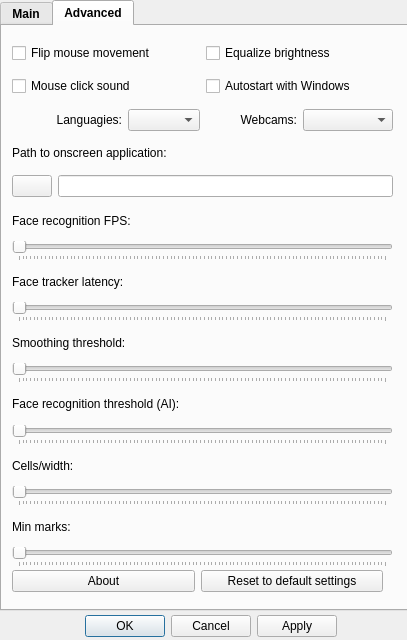
<?xml version="1.0" encoding="UTF-8"?>
<ui version="4.0">
 <class>OptionsDialog</class>
 <widget class="QDialog" name="OptionsDialog">
  <property name="geometry">
   <rect>
    <x>0</x>
    <y>0</y>
    <width>407</width>
    <height>640</height>
   </rect>
  </property>
  <property name="windowTitle">
   <string>Options</string>
  </property>
  <widget class="QDialogButtonBox" name="buttonBox">
   <property name="geometry">
    <rect>
     <x>20</x>
     <y>610</y>
     <width>381</width>
     <height>32</height>
    </rect>
   </property>
   <property name="orientation">
    <enum>Qt::Horizontal</enum>
   </property>
   <property name="standardButtons">
    <set>QDialogButtonBox::Apply|QDialogButtonBox::Cancel|QDialogButtonBox::Ok</set>
   </property>
   <property name="centerButtons">
    <bool>true</bool>
   </property>
  </widget>
  <widget class="QTabWidget" name="tabOptionsWidget">
   <property name="geometry">
    <rect>
     <x>0</x>
     <y>0</y>
     <width>431</width>
     <height>611</height>
    </rect>
   </property>
   <property name="font">
    <font>
     <bold>true</bold>
    </font>
   </property>
   <property name="currentIndex">
    <number>1</number>
   </property>
   <widget class="QWidget" name="tabMain">
    <attribute name="title">
     <string>Main</string>
    </attribute>
    <widget class="QWidget" name="verticalLayoutWidget_4">
     <property name="geometry">
      <rect>
       <x>10</x>
       <y>480</y>
       <width>381</width>
       <height>56</height>
      </rect>
     </property>
     <layout class="QVBoxLayout" name="timeToClickLayout">
      <item>
       <widget class="QLabel" name="timeToClickLabel">
        <property name="font">
         <font>
          <bold>false</bold>
         </font>
        </property>
        <property name="text">
         <string>Time to click, (sec): </string>
        </property>
       </widget>
      </item>
      <item>
       <widget class="QSlider" name="timeToClickSlider">
        <property name="orientation">
         <enum>Qt::Horizontal</enum>
        </property>
        <property name="tickPosition">
         <enum>QSlider::TicksBelow</enum>
        </property>
       </widget>
      </item>
     </layout>
    </widget>
    <widget class="QGroupBox" name="dwellGroupBox">
     <property name="geometry">
      <rect>
       <x>10</x>
       <y>340</y>
       <width>381</width>
       <height>131</height>
      </rect>
     </property>
     <property name="font">
      <font>
       <bold>true</bold>
      </font>
     </property>
     <property name="title">
      <string>Dwell parameters:</string>
     </property>
     <widget class="QWidget" name="horizontalLayoutWidget_3">
      <property name="geometry">
       <rect>
        <x>0</x>
        <y>20</y>
        <width>381</width>
        <height>121</height>
       </rect>
      </property>
      <layout class="QHBoxLayout" name="horizontalLayout">
       <item>
        <layout class="QVBoxLayout" name="dwellVerticalLayout">
         <item>
          <layout class="QVBoxLayout" name="smileAILayout_3">
           <item>
            <widget class="QLabel" name="timeToDwellLabel">
             <property name="font">
              <font>
               <bold>false</bold>
              </font>
             </property>
             <property name="text">
              <string>Dwell time, (sec): </string>
             </property>
            </widget>
           </item>
           <item>
            <widget class="QSlider" name="timeToDwellSlider">
             <property name="orientation">
              <enum>Qt::Horizontal</enum>
             </property>
             <property name="tickPosition">
              <enum>QSlider::TicksBelow</enum>
             </property>
            </widget>
           </item>
           <item>
            <widget class="QLabel" name="dwellDisplacementLabel">
             <property name="font">
              <font>
               <bold>false</bold>
              </font>
             </property>
             <property name="text">
              <string>Dwell displacement: </string>
             </property>
            </widget>
           </item>
           <item>
            <widget class="QSlider" name="dwellDisplacementSlider">
             <property name="orientation">
              <enum>Qt::Horizontal</enum>
             </property>
             <property name="tickPosition">
              <enum>QSlider::TicksBelow</enum>
             </property>
            </widget>
           </item>
          </layout>
         </item>
        </layout>
       </item>
       <item>
        <widget class="QLabel" name="dwellIcon">
         <property name="text">
          <string/>
         </property>
         <property name="pixmap">
          <pixmap resource="resources.qrc">:/images/res/dwell.png</pixmap>
         </property>
        </widget>
       </item>
      </layout>
     </widget>
    </widget>
    <widget class="QGroupBox" name="smileGroupBox">
     <property name="geometry">
      <rect>
       <x>10</x>
       <y>190</y>
       <width>385</width>
       <height>150</height>
      </rect>
     </property>
     <property name="font">
      <font>
       <bold>true</bold>
      </font>
     </property>
     <property name="title">
      <string>Smile parameters:</string>
     </property>
     <widget class="QWidget" name="horizontalLayoutWidget_2">
      <property name="geometry">
       <rect>
        <x>0</x>
        <y>80</y>
        <width>381</width>
        <height>61</height>
       </rect>
      </property>
      <layout class="QHBoxLayout" name="smileAIHorizontalLayout">
       <item>
        <layout class="QVBoxLayout" name="smileAILayout">
         <item>
          <widget class="QLabel" name="smileAILabel">
           <property name="font">
            <font>
             <bold>false</bold>
            </font>
           </property>
           <property name="text">
            <string>Recognition threshold (AI): </string>
           </property>
          </widget>
         </item>
         <item>
          <widget class="QSlider" name="smileAISlider">
           <property name="orientation">
            <enum>Qt::Horizontal</enum>
           </property>
           <property name="tickPosition">
            <enum>QSlider::TicksBelow</enum>
           </property>
          </widget>
         </item>
        </layout>
       </item>
       <item>
        <widget class="QLabel" name="smileAIIcon">
         <property name="text">
          <string/>
         </property>
         <property name="pixmap">
          <pixmap resource="resources.qrc">:/images/res/AI.png</pixmap>
         </property>
         <property name="alignment">
          <set>Qt::AlignRight|Qt::AlignTrailing|Qt::AlignVCenter</set>
         </property>
        </widget>
       </item>
      </layout>
     </widget>
     <widget class="QWidget" name="horizontalLayoutWidget">
      <property name="geometry">
       <rect>
        <x>0</x>
        <y>20</y>
        <width>381</width>
        <height>59</height>
       </rect>
      </property>
      <layout class="QHBoxLayout" name="smileAngleHorizontalLayout">
       <item>
        <layout class="QVBoxLayout" name="smileAngleLayout">
         <item>
          <widget class="QLabel" name="smileAngleLabel">
           <property name="font">
            <font>
             <bold>false</bold>
            </font>
           </property>
           <property name="text">
            <string>Smile angle (geometric): </string>
           </property>
          </widget>
         </item>
         <item>
          <widget class="QSlider" name="smileAngleSlider">
           <property name="orientation">
            <enum>Qt::Horizontal</enum>
           </property>
           <property name="tickPosition">
            <enum>QSlider::TicksBelow</enum>
           </property>
          </widget>
         </item>
        </layout>
       </item>
       <item>
        <widget class="QLabel" name="smileAngleIcon">
         <property name="text">
          <string/>
         </property>
         <property name="pixmap">
          <pixmap resource="resources.qrc">:/images/res/GEO.png</pixmap>
         </property>
         <property name="alignment">
          <set>Qt::AlignRight|Qt::AlignTrailing|Qt::AlignVCenter</set>
         </property>
        </widget>
       </item>
      </layout>
     </widget>
    </widget>
    <widget class="QGroupBox" name="speedGroupBox">
     <property name="geometry">
      <rect>
       <x>10</x>
       <y>10</y>
       <width>421</width>
       <height>181</height>
      </rect>
     </property>
     <property name="font">
      <font>
       <bold>true</bold>
      </font>
     </property>
     <property name="title">
      <string>Speed parameters:</string>
     </property>
     <widget class="QWidget" name="verticalLayoutWidget">
      <property name="geometry">
       <rect>
        <x>0</x>
        <y>15</y>
        <width>381</width>
        <height>178</height>
       </rect>
      </property>
      <layout class="QVBoxLayout" name="speedLayout">
       <item>
        <widget class="QLabel" name="horizontalSpeedLabel">
         <property name="font">
          <font>
           <bold>false</bold>
          </font>
         </property>
         <property name="text">
          <string>Horizontal mouse speed (X): </string>
         </property>
        </widget>
       </item>
       <item>
        <widget class="QSlider" name="horizontalSpeedSlider">
         <property name="orientation">
          <enum>Qt::Horizontal</enum>
         </property>
         <property name="tickPosition">
          <enum>QSlider::TicksBelow</enum>
         </property>
        </widget>
       </item>
       <item>
        <widget class="QLabel" name="verticalSpeedLabel">
         <property name="font">
          <font>
           <bold>false</bold>
          </font>
         </property>
         <property name="text">
          <string>Vertical mouse speed (Y): </string>
         </property>
        </widget>
       </item>
       <item>
        <widget class="QSlider" name="verticalSpeedSlider">
         <property name="enabled">
          <bool>true</bool>
         </property>
         <property name="orientation">
          <enum>Qt::Horizontal</enum>
         </property>
         <property name="tickPosition">
          <enum>QSlider::TicksBelow</enum>
         </property>
        </widget>
       </item>
       <item>
        <widget class="QLabel" name="accelerationLabel">
         <property name="font">
          <font>
           <bold>false</bold>
          </font>
         </property>
         <property name="text">
          <string>Acceleration: </string>
         </property>
        </widget>
       </item>
       <item>
        <widget class="QSlider" name="accelerationSlider">
         <property name="orientation">
          <enum>Qt::Horizontal</enum>
         </property>
         <property name="tickPosition">
          <enum>QSlider::TicksBelow</enum>
         </property>
        </widget>
       </item>
      </layout>
     </widget>
    </widget>
    <widget class="QWidget" name="verticalLayoutWidget_5">
     <property name="geometry">
      <rect>
       <x>10</x>
       <y>530</y>
       <width>381</width>
       <height>56</height>
      </rect>
     </property>
     <layout class="QVBoxLayout" name="mousePauseLayout">
      <item>
       <widget class="QLabel" name="mousePauseLabel">
        <property name="font">
         <font>
          <bold>false</bold>
         </font>
        </property>
        <property name="text">
         <string>Pause after touching a physical mouse, (sec): </string>
        </property>
       </widget>
      </item>
      <item>
       <widget class="QSlider" name="mousePauseSlider">
        <property name="orientation">
         <enum>Qt::Horizontal</enum>
        </property>
        <property name="tickPosition">
         <enum>QSlider::TicksBelow</enum>
        </property>
       </widget>
      </item>
     </layout>
    </widget>
   </widget>
   <widget class="QWidget" name="tabAdvanced">
    <attribute name="title">
     <string>Advanced</string>
    </attribute>
    <widget class="QWidget" name="gridLayoutWidget">
     <property name="geometry">
      <rect>
       <x>10</x>
       <y>10</y>
       <width>381</width>
       <height>103</height>
      </rect>
     </property>
     <layout class="QGridLayout" name="gridLayout">
      <item row="0" column="1">
       <widget class="QCheckBox" name="equalizeCheckBox">
        <property name="font">
         <font>
          <bold>false</bold>
         </font>
        </property>
        <property name="text">
         <string>Equalize brightness</string>
        </property>
       </widget>
      </item>
      <item row="1" column="1">
       <widget class="QCheckBox" name="autostartCheckBox">
        <property name="font">
         <font>
          <bold>false</bold>
         </font>
        </property>
        <property name="text">
         <string>Autostart with Windows</string>
        </property>
       </widget>
      </item>
      <item row="1" column="0">
       <widget class="QCheckBox" name="mouseClickBox">
        <property name="font">
         <font>
          <bold>false</bold>
         </font>
        </property>
        <property name="text">
         <string>Mouse click sound</string>
        </property>
       </widget>
      </item>
      <item row="0" column="0">
       <widget class="QCheckBox" name="flipCheckBox">
        <property name="font">
         <font>
          <bold>false</bold>
         </font>
        </property>
        <property name="text">
         <string>Flip mouse movement</string>
        </property>
       </widget>
      </item>
      <item row="4" column="0">
       <layout class="QHBoxLayout" name="languageLayout">
        <item>
         <widget class="QLabel" name="languageLabel">
          <property name="sizePolicy">
           <sizepolicy hsizetype="Minimum" vsizetype="Preferred">
            <horstretch>0</horstretch>
            <verstretch>0</verstretch>
           </sizepolicy>
          </property>
          <property name="font">
           <font>
            <bold>false</bold>
           </font>
          </property>
          <property name="text">
           <string>Languagies:</string>
          </property>
          <property name="alignment">
           <set>Qt::AlignRight|Qt::AlignTrailing|Qt::AlignVCenter</set>
          </property>
         </widget>
        </item>
        <item>
         <widget class="QComboBox" name="languageComboBox">
          <property name="sizePolicy">
           <sizepolicy hsizetype="Maximum" vsizetype="Fixed">
            <horstretch>0</horstretch>
            <verstretch>0</verstretch>
           </sizepolicy>
          </property>
          <property name="font">
           <font>
            <pointsize>9</pointsize>
            <bold>false</bold>
           </font>
          </property>
         </widget>
        </item>
       </layout>
      </item>
      <item row="4" column="1">
       <layout class="QHBoxLayout" name="webcamLayout">
        <item>
         <widget class="QLabel" name="webcamLabel">
          <property name="font">
           <font>
            <bold>false</bold>
           </font>
          </property>
          <property name="layoutDirection">
           <enum>Qt::LeftToRight</enum>
          </property>
          <property name="text">
           <string>Webcams:</string>
          </property>
          <property name="alignment">
           <set>Qt::AlignRight|Qt::AlignTrailing|Qt::AlignVCenter</set>
          </property>
         </widget>
        </item>
        <item>
         <widget class="QComboBox" name="webcamComboBox">
          <property name="font">
           <font>
            <pointsize>9</pointsize>
            <bold>false</bold>
           </font>
          </property>
         </widget>
        </item>
       </layout>
      </item>
     </layout>
    </widget>
    <widget class="QWidget" name="verticalLayoutWidget_2">
     <property name="geometry">
      <rect>
       <x>10</x>
       <y>110</y>
       <width>381</width>
       <height>61</height>
      </rect>
     </property>
     <layout class="QVBoxLayout" name="verticalLayout">
      <item>
       <widget class="QLabel" name="pathLabel">
        <property name="font">
         <font>
          <bold>false</bold>
         </font>
        </property>
        <property name="text">
         <string>Path to onscreen application:</string>
        </property>
       </widget>
      </item>
      <item>
       <layout class="QHBoxLayout" name="horizontalLayout_2">
        <item>
         <widget class="QPushButton" name="pathButton">
          <property name="text">
           <string/>
          </property>
          <property name="icon">
           <iconset resource="resources.qrc">
            <normaloff>:/images/res/folder.png</normaloff>:/images/res/folder.png</iconset>
          </property>
          <property name="iconSize">
           <size>
            <width>50</width>
            <height>20</height>
           </size>
          </property>
         </widget>
        </item>
        <item>
         <widget class="QLineEdit" name="pathLineEdit">
          <property name="font">
           <font>
            <bold>false</bold>
           </font>
          </property>
         </widget>
        </item>
       </layout>
      </item>
     </layout>
    </widget>
    <widget class="QWidget" name="horizontalLayoutWidget_5">
     <property name="geometry">
      <rect>
       <x>10</x>
       <y>540</y>
       <width>371</width>
       <height>31</height>
      </rect>
     </property>
     <layout class="QHBoxLayout" name="buttonsLayout">
      <item>
       <widget class="QPushButton" name="aboutButton">
        <property name="font">
         <font>
          <bold>false</bold>
         </font>
        </property>
        <property name="text">
         <string>About</string>
        </property>
       </widget>
      </item>
      <item>
       <widget class="QPushButton" name="resetButton">
        <property name="font">
         <font>
          <bold>false</bold>
         </font>
        </property>
        <property name="text">
         <string>Reset to default settings</string>
        </property>
       </widget>
      </item>
     </layout>
    </widget>
    <widget class="QWidget" name="verticalLayoutWidget_6">
     <property name="geometry">
      <rect>
       <x>10</x>
       <y>180</y>
       <width>381</width>
       <height>361</height>
      </rect>
     </property>
     <layout class="QVBoxLayout" name="etcLayout">
      <item>
       <widget class="QLabel" name="faceFPSlabel">
        <property name="font">
         <font>
          <bold>false</bold>
         </font>
        </property>
        <property name="text">
         <string>Face recognition FPS: </string>
        </property>
       </widget>
      </item>
      <item>
       <widget class="QSlider" name="faceFPSSlider">
        <property name="orientation">
         <enum>Qt::Horizontal</enum>
        </property>
        <property name="tickPosition">
         <enum>QSlider::TicksBelow</enum>
        </property>
       </widget>
      </item>
      <item>
       <widget class="QLabel" name="trackerFPSlabel">
        <property name="font">
         <font>
          <bold>false</bold>
         </font>
        </property>
        <property name="text">
         <string>Face tracker latency:</string>
        </property>
       </widget>
      </item>
      <item>
       <widget class="QSlider" name="trackerFPSSlider">
        <property name="orientation">
         <enum>Qt::Horizontal</enum>
        </property>
        <property name="tickPosition">
         <enum>QSlider::TicksBelow</enum>
        </property>
       </widget>
      </item>
      <item>
       <widget class="QLabel" name="filtrationLabel">
        <property name="font">
         <font>
          <bold>false</bold>
         </font>
        </property>
        <property name="text">
         <string>Smoothing threshold: </string>
        </property>
       </widget>
      </item>
      <item>
       <widget class="QSlider" name="filtrationSlider">
        <property name="orientation">
         <enum>Qt::Horizontal</enum>
        </property>
        <property name="tickPosition">
         <enum>QSlider::TicksBelow</enum>
        </property>
       </widget>
      </item>
      <item>
       <widget class="QLabel" name="faceThLabel">
        <property name="font">
         <font>
          <bold>false</bold>
         </font>
        </property>
        <property name="text">
         <string>Face recognition threshold (AI):</string>
        </property>
       </widget>
      </item>
      <item>
       <widget class="QSlider" name="faceThSlider">
        <property name="orientation">
         <enum>Qt::Horizontal</enum>
        </property>
        <property name="tickPosition">
         <enum>QSlider::TicksBelow</enum>
        </property>
       </widget>
      </item>
      <item>
       <widget class="QLabel" name="cellsNumLabel">
        <property name="font">
         <font>
          <bold>false</bold>
         </font>
        </property>
        <property name="text">
         <string>Cells/width: </string>
        </property>
       </widget>
      </item>
      <item>
       <widget class="QSlider" name="cellsNumSlider">
        <property name="orientation">
         <enum>Qt::Horizontal</enum>
        </property>
        <property name="tickPosition">
         <enum>QSlider::TicksBelow</enum>
        </property>
       </widget>
      </item>
      <item>
       <widget class="QLabel" name="minMarksLabel">
        <property name="font">
         <font>
          <bold>false</bold>
         </font>
        </property>
        <property name="text">
         <string>Min marks: </string>
        </property>
       </widget>
      </item>
      <item>
       <widget class="QSlider" name="minMarksSlider">
        <property name="orientation">
         <enum>Qt::Horizontal</enum>
        </property>
        <property name="tickPosition">
         <enum>QSlider::TicksBelow</enum>
        </property>
       </widget>
      </item>
     </layout>
    </widget>
   </widget>
  </widget>
 </widget>
 <resources>
  <include location="resources.qrc"/>
 </resources>
 <connections>
  <connection>
   <sender>buttonBox</sender>
   <signal>accepted()</signal>
   <receiver>OptionsDialog</receiver>
   <slot>accept()</slot>
   <hints>
    <hint type="sourcelabel">
     <x>248</x>
     <y>254</y>
    </hint>
    <hint type="destinationlabel">
     <x>157</x>
     <y>274</y>
    </hint>
   </hints>
  </connection>
  <connection>
   <sender>buttonBox</sender>
   <signal>rejected()</signal>
   <receiver>OptionsDialog</receiver>
   <slot>reject()</slot>
   <hints>
    <hint type="sourcelabel">
     <x>316</x>
     <y>260</y>
    </hint>
    <hint type="destinationlabel">
     <x>286</x>
     <y>274</y>
    </hint>
   </hints>
  </connection>
 </connections>
</ui>
